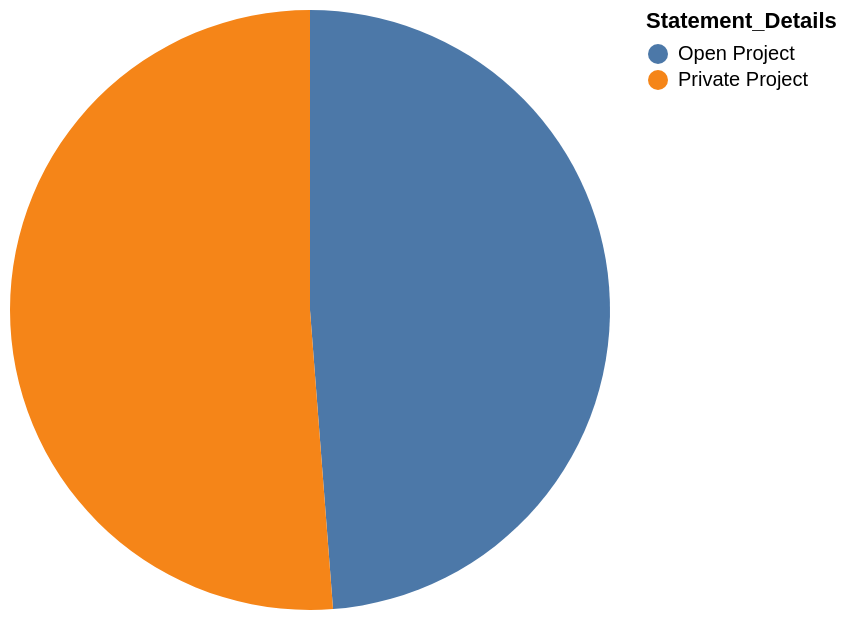

Specify this chart in Vega-Lite:
### Vega-Lite specification from a JSON file in a GitHub repository (floating-point values rounded to 4 significant figures)
{"data": {"values": [{"x_data": "Open Project", "y_data": 20316}, {"x_data": "Private Project", "y_data": 21335}]}, "mark": "arc", "encoding": {"theta": {"field": "y_data", "type": "quantitative", "title": "SUM(Account_Details)"}, "color": {"field": "x_data", "type": "nominal", "title": "Statement_Details"}}}
